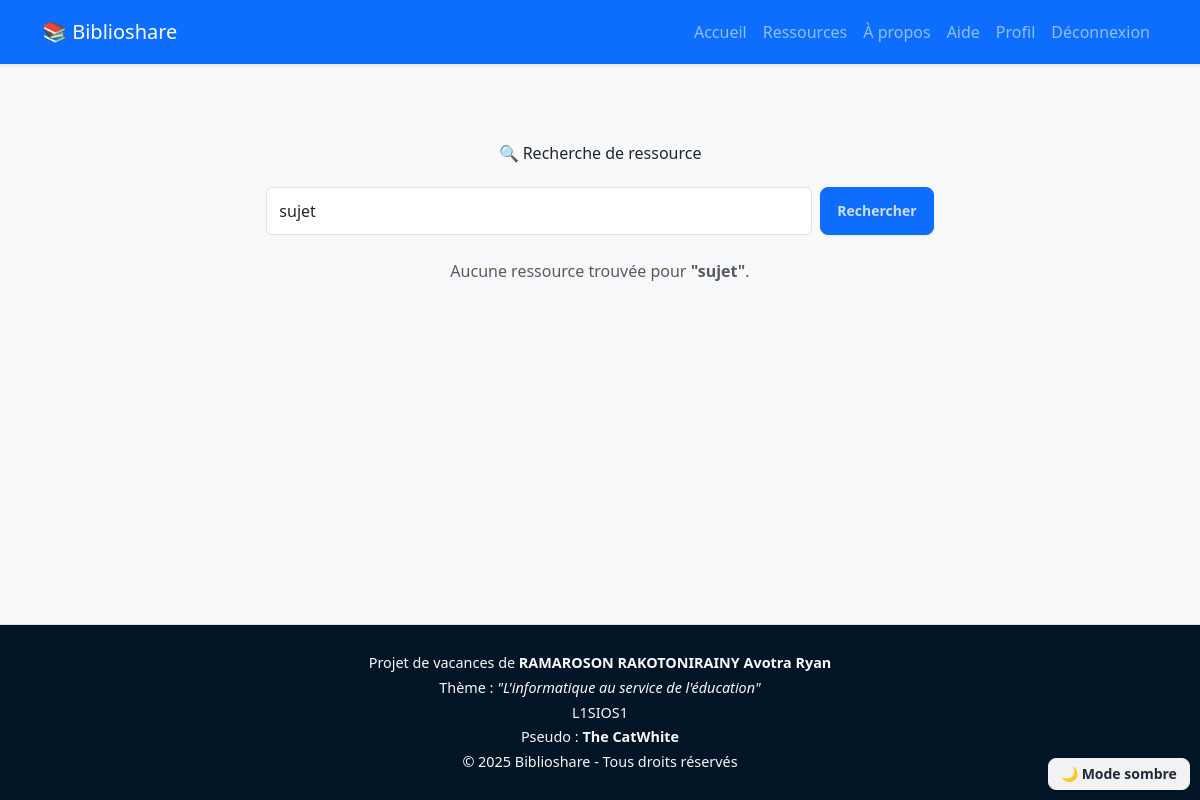
The page /fr/recherche_ressource/?q=sujet (signed in) on the database as committed earlier.
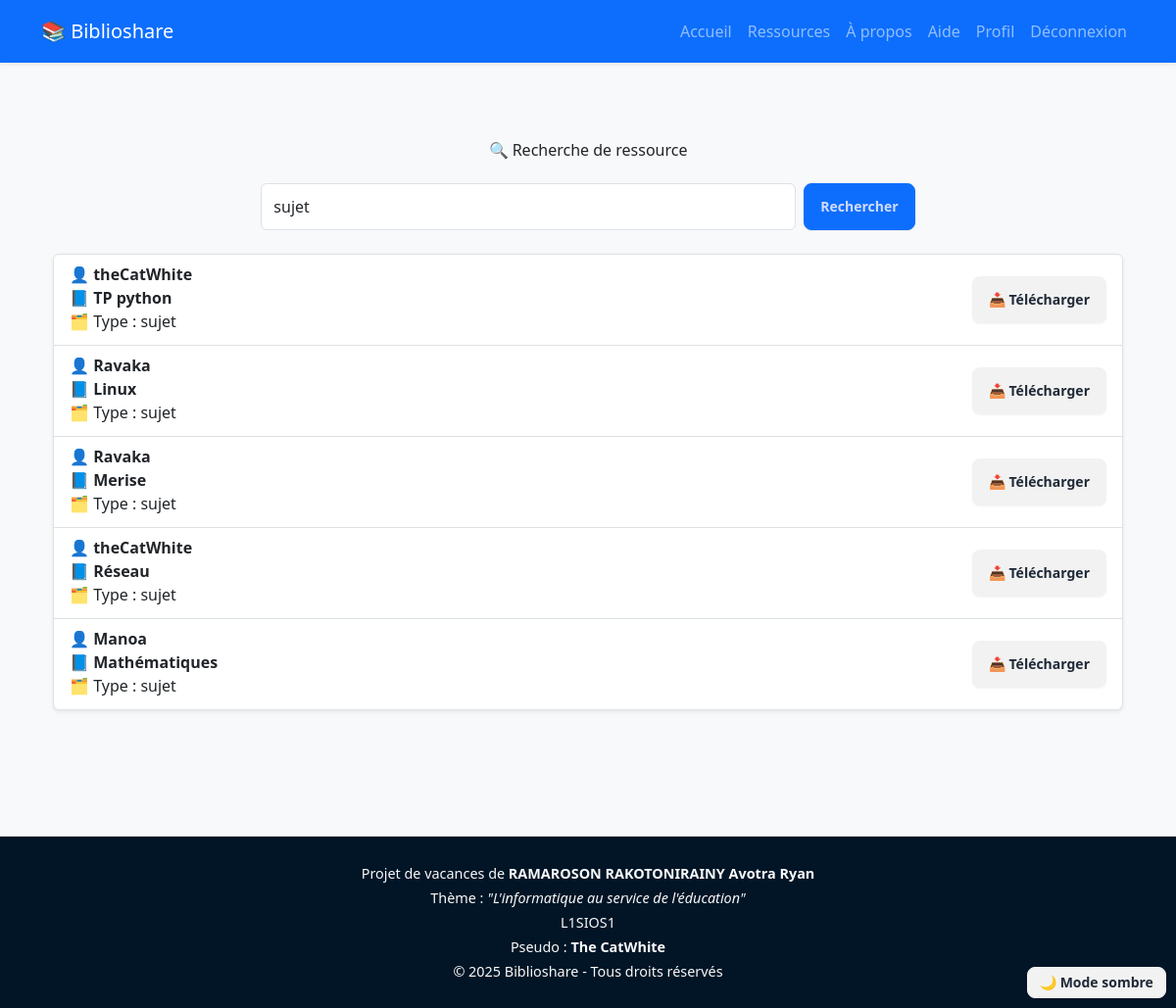
The same page on the database as committed later.
### Ressource/models.py (models this page shows, shortened)
class Ressource(models.Model):
    TYPE_CHOICES = [
        ('cours', 'Cours'),
        ('sujet', 'Sujet'),
        ('correction', 'Correction'),
        ('tuto', 'Tutoriel'),
        ('livre', 'Livre'),
    ]
    titre = models.CharField(max_length=255)
    fichier = models.FileField(upload_to="ressources/")
    type = models.CharField(max_length=20, choices=TYPE_CHOICES)
    date_ajout = models.DateTimeField(auto_now_add=True)
    proprietaire = models.ForeignKey(settings.AUTH_USER_MODEL, on_delete=models.CASCADE, related_name="ressources")

### Ressource/views.py (the view)
# urls.py: path('recherche_ressource/', views.recherche_ressource, name='recherche_ressource'),
@login_required
def recherche_ressource(request):
    query = request.GET.get('q', '')
    ressources = []
    if query:
        ressources = Ressource.objects.filter(
            Q(titre__icontains=query) |
            Q(type__icontains=query) |
            Q(proprietaire__username__icontains=query)
        )
    return render(request, 'ressource/recherche_ressource.html', {
        'ressources': ressources,
        'query': query,
    })

### templates/ressource/recherche_ressource.html (shortened to what this page needs)
{% extends "user/base.html" %}
{% load i18n %}
{% block content %}
<div class="container my-5">
  <h1 class="text-center mb-4">{% trans "🔍 Recherche de ressource" %}</h1>
  <form method="get" class="d-flex justify-content-center mb-4">
    <input type="text" name="q" class="form-control w-50 me-2" placeholder="{% trans "Rechercher une ressource ou un utilisateur..." %}" value="{{ query }}">
    <button type="submit" class="btn btn-primary">{% trans "Rechercher" %}</button>
  </form>
  {% if ressources %}
    <ul class="list-group">
      {% for ressource in ressources %}
        <li class="list-group-item d-flex justify-content-between align-items-center shadow-sm">
          <div>
            <a href="{% url 'utilisateur:profil_utilisateur' ressource.proprietaire.id %}" class="fw-bold text-decoration-none">
              👤 {{ ressource.proprietaire.username }}
            </a>
            <p class="mb-1">
              📘 <strong>{{ ressource.titre }}</strong> <br>
              🗂️ Type : {{ ressource.type }}
            </p>
          </div>
          <a href="{{ ressource.fichier.url }}" class="btn btn-outline-primary">📥 {% trans "Télécharger" %}</a>
        </li>
      {% endfor %}
    </ul>
  {% elif query %}
    <p class="text-center text-muted mt-4">{% trans "Aucune ressource trouvée pour" %} <strong>"{{ query }}"</strong>.</p>
  {% endif %}
</div>
{% endblock %}

Rows that differ between the two databases and show on the page:
added Ressource: proprietaire.username "theCatWhite", titre "TP python", type "sujet"
added Ressource: proprietaire.username "Ravaka", titre "Linux", type "sujet"
added Ressource: proprietaire.username "Ravaka", titre "Merise", type "sujet"
added Ressource: proprietaire.username "theCatWhite", titre "Réseau", type "sujet"
added Ressource: proprietaire.username "Manoa", titre "Mathématiques", type "sujet"
Other text that changed with them:
{{ query }}: "sujet" → (not shown)
text no longer shown: "Aucune ressource trouvée pour \" \" ."
